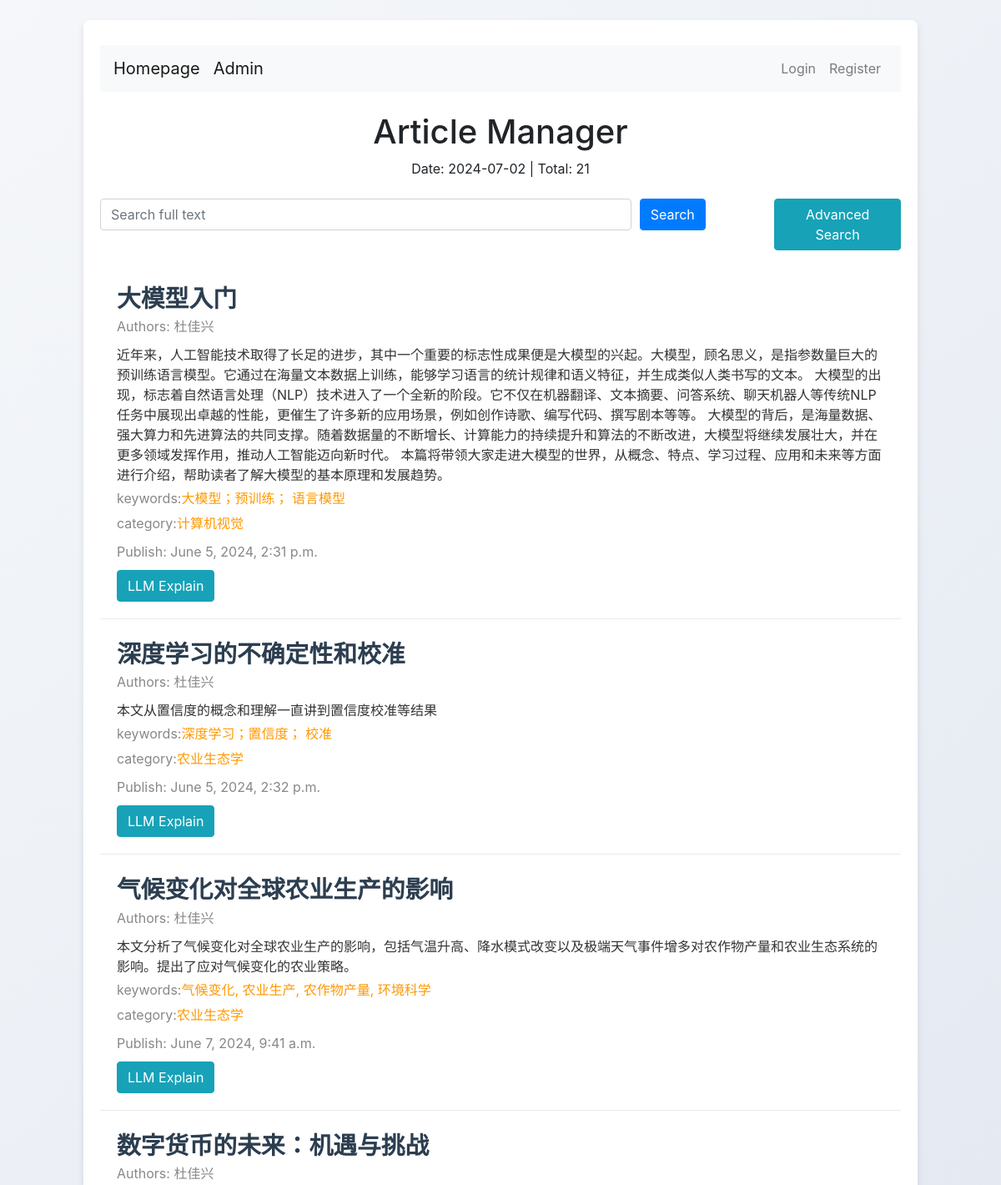
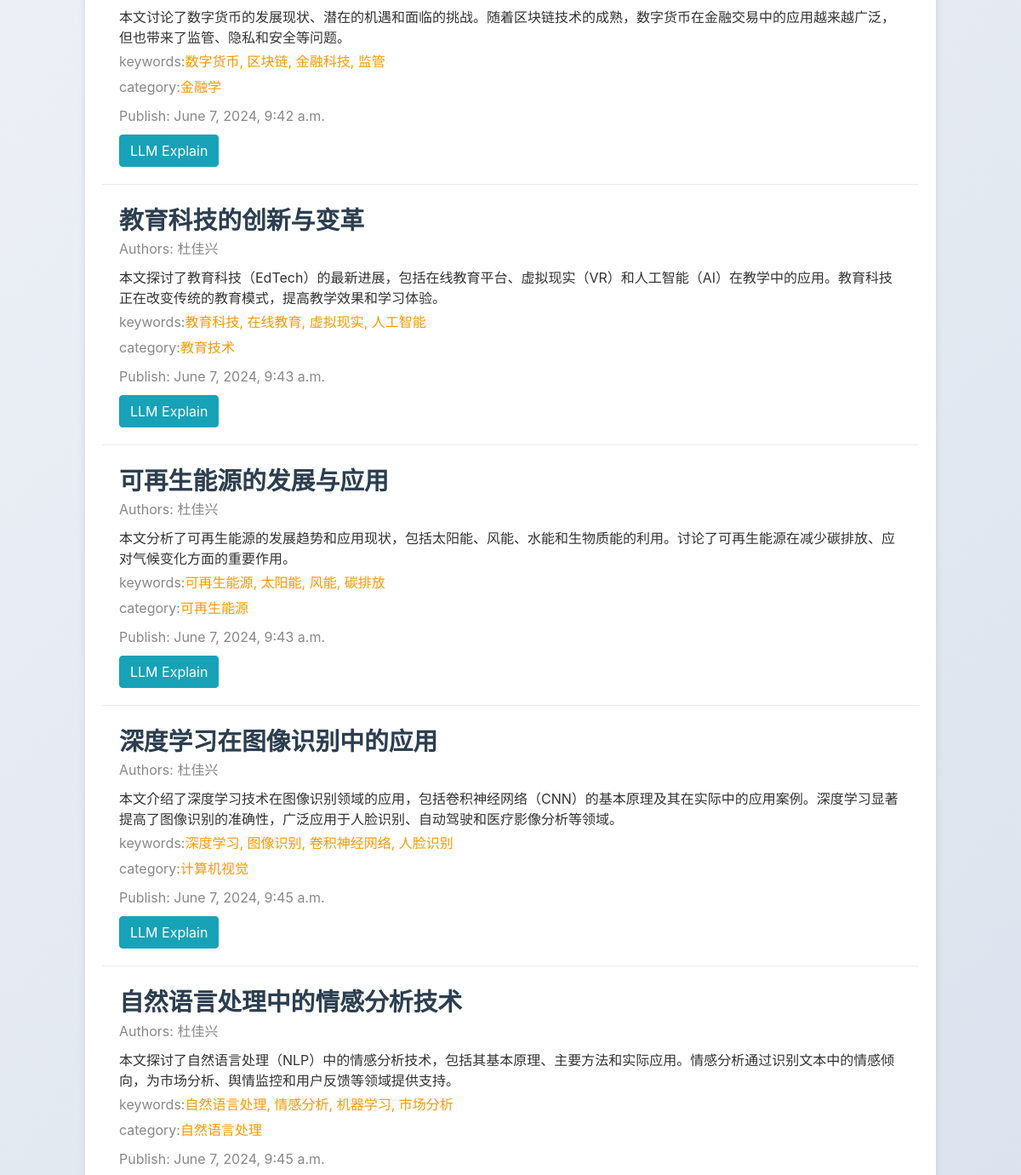
The page /search/ (upper part) on the database as committed earlier (2 pictures, top to bottom).
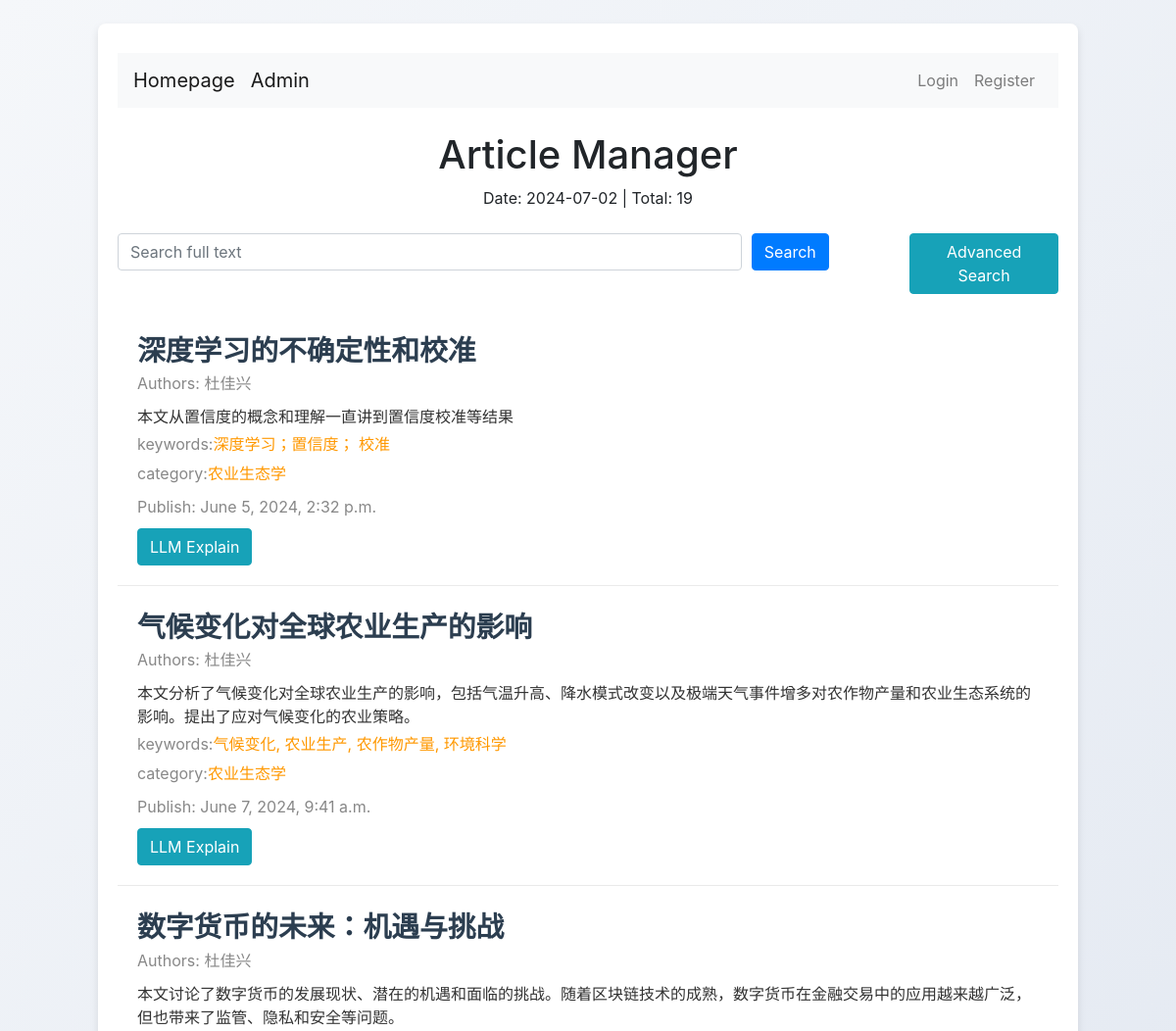
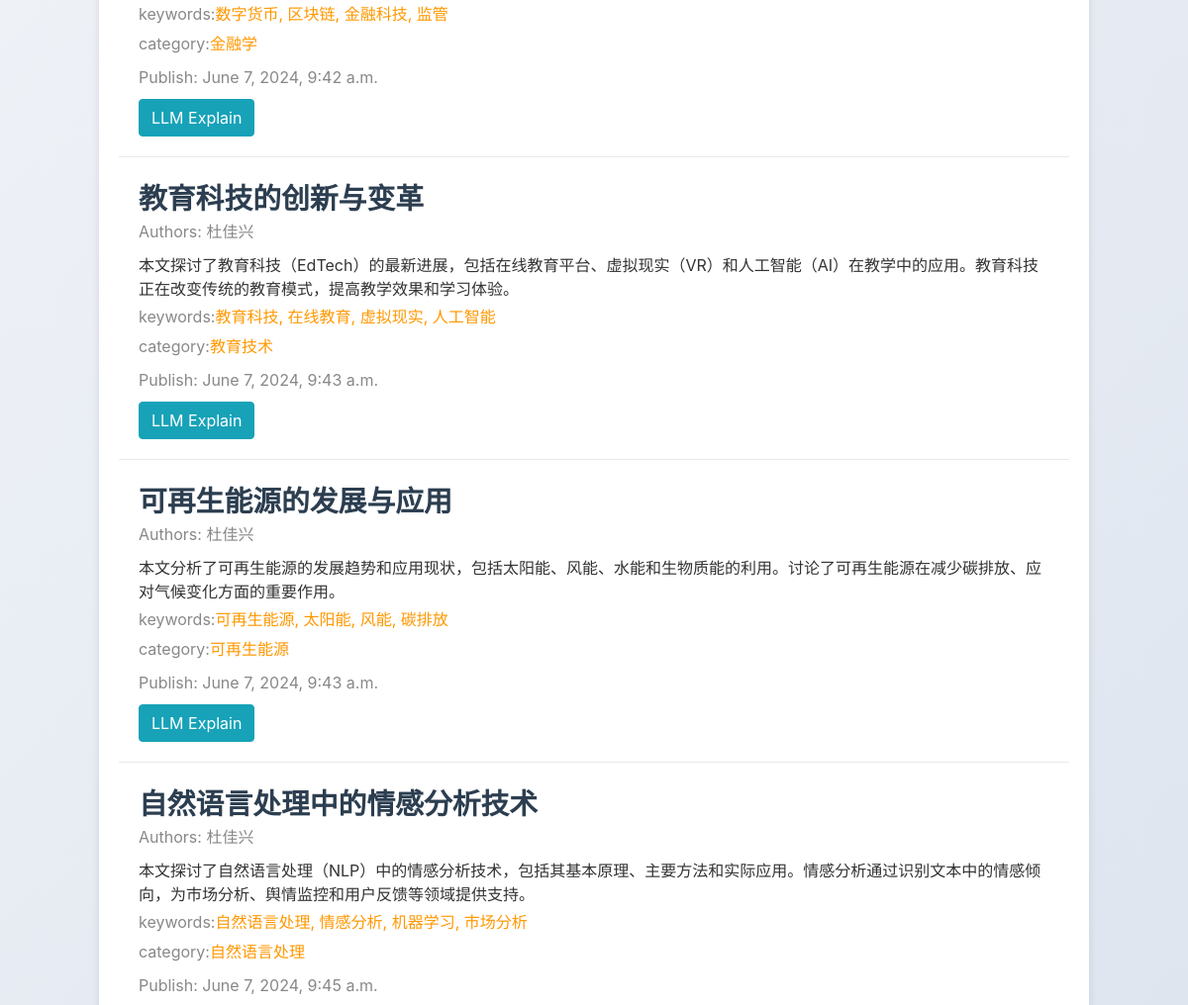
The same page on the database as committed later (2 pictures, top to bottom).
### app01/models.py (models this page shows, shortened)
class Article(models.Model):
    title = models.CharField(max_length=200)
    author = models.CharField(max_length=200)
    summary = models.TextField()
    keywords = models.CharField(max_length=200)
    publish_time = models.DateTimeField(auto_now_add=True)  # 自动设置为添加时的时间
    content = RichTextUploadingField()  # 使用带上传功能的 CKEditor
    category =  models.ForeignKey(Category, on_delete=models.CASCADE)
    is_shared = models.BooleanField(default=False)  # 新增字段，默认值为 False（非共享状态）

class Category(models.Model):
    name = models.CharField(max_length=100)
    level = models.IntegerField()
    parent = models.ForeignKey('self', on_delete=models.CASCADE,related_name='children',null=True, blank=True )
    def __str__(self):
        return self.name

### app01/views.py (the view)
# urls.py: path('search/', views.search, name='search'),
def search(request):
    query = request.GET.get('q', '')
    keyword = request.GET.get('keyword', '')
    title = request.GET.get('title', '')
    category = request.GET.get('category', '')
    category1 = Category.objects.filter(name=category)
    queryset = []
    for category in category1:
        if category.level !=3:
            category = Category.objects.filter(parent_id=category.id)
            queryset.extend(category)
    for category in queryset:
        if category.level !=3:
            category = Category.objects.filter(parent_id=category.id)
            queryset.extend(category)
    date = request.GET.get('date', '')
    current_date = datetime.date.today()
    current_date = current_date.strftime('%Y-%m-%d')
    q_objects = Q()
    if query:
        q_objects |= Q(content__icontains=query) | Q(title__icontains=query) | Q(category__name__icontains=query) \
                     | Q(author__icontains=query) | Q(keywords__icontains=query)
    if keyword:
        q_objects &= Q(keywords__icontains=keyword)
    if title:
        q_objects &= Q(title__icontains=title)
    if category:
        q_objects |= Q(category__name__icontains=category)
        if queryset:
            for category in queryset:
                q_objects |= Q(category__name__icontains=category)
    if date:
        q_objects &= Q(publish_time__date=date)
    articles = Article.objects.filter(q_objects)
    total_articles = 0
    for article in articles:
        if article.is_shared or article.author == request.user.username:
            total_articles += 1
    context = {
        'articles': articles,
        'current_date': current_date,
        'total_articles': total_articles,
    }
    return render(request, 'home.html', context)

### app01/templates/home.html (shortened to what this page needs)
<!DOCTYPE html>
<html lang="en">
<head>
    <link href="https://maxcdn.bootstrapcdn.com/bootstrap/4.5.2/css/bootstrap.min.css" rel="stylesheet">
    <link href="/static/css/home.css?version=1.0.2" rel="stylesheet">
</head>
<body>
<div class="container mt-4">
    <div class="top-buttons">
        <nav class="navbar navbar-expand-lg navbar-light bg-light">
            <a class="navbar-brand" href="{% url 'home' %}">Homepage</a>
            {% if user.is_authenticated %}
            {% else %}
            <a href="/admin/" class="navbar-brand">Admin</a>
            {% endif %}
            <div class="collapse navbar-collapse" id="navbarNav">
                <ul class="navbar-nav ml-auto">
                    {% if user.is_authenticated %}
                        <li class="nav-item">
                            <a class="nav-link" href="{% url 'personal' %}">Personal</a>
                        </li>
                        <li class="nav-item">
                            <a class="nav-link" href="{% url 'publish' %}">Publish</a>
                        </li>
                        <li class="nav-item">
                            <a class="nav-link" href="{% url 'logout' %}">Logout</a>
                        </li>
                    {% else %}
                        <li class="nav-item">
                            <a class="nav-link" href="{% url 'login' %}">Login</a>
                        </li>
                        <li class="nav-item">
                            <a class="nav-link" href="{% url 'register' %}">Register</a>
                        </li>
                    {% endif %}
                </ul>
            </div>
        </nav>
    </div>
    <div class="text-center my-4">
        <h1>Article Manager</h1>
        <p id="dateTotal">Date: {{ current_date }} | Total: {{ total_articles }}</p>
    </div>
    <form id="searchForm" method="GET" action="{% url 'search' %}">
        <div class="form-row">
            <div class="form-group col-md-8">
                <input type="text" class="form-control" name="q" placeholder="Search full text">
            </div>
            <div class="form-group col-md-2">
                <button type="submit" class="btn btn-primary">Search</button>
            </div>
            <div class="form-group col-md-2">
                <button class="btn btn-info" id="toggleAdvancedSearch" type="button">Advanced Search</button>
            </div>
        </div>
    </form>
    <div class="articles">
        {% for article in articles %}
            {% if article.is_shared or article.author == request.user.username %}
            <div class="article-card">
                <div class="article-title">
                    <a href="{% url 'article_detail' article.id %}">{{ article.title }}</a>
                </div>
                <div class="article-authors">
                    Authors: {{ article.author }}
                </div>
                <div class="article-summary">
                    {{ article.summary }}
                </div>
                <div class="keywords">
                    <p class="article-publish mt-2">keywords:</p>
                    <p class="article-keywords mt-2">{{ article.keywords }}</p>
                </div>
                 <div class="category">
                    <p class="article-publish mt-2">category:</p>
                    <p class="article-keywords mt-2">{{ article.category }}</p>
                </div>
                <div class="article-publish mt-2">
                    Publish: {{ article.publish_time }}
                </div>
                <div class="btn-action">
                    <button class="btn btn-info llm-explain-btn" data-article-id="{{ article.id }}">LLM Explain</button>
                </div>
            </div>
            {% endif %}
        {% endfor %}
    </div>
</div>
</body>
</html>

### app01/static/css/home.css (style rules this page uses)
body { background: linear-gradient(135deg, #f5f7fa, #c3cfe2); min-height: 100vh; display: flex; justify-content: center; align-items: center; }
.container { background: white; border-radius: 8px; box-shadow: 0 4px 8px rgba(0, 0, 0, 0.1); padding: 20px; max-width: 1000px; width: 100%; margin: 10px; }
.top-buttons { margin: 10px 0; text-align: center; }
.btn { transition: background-color 0.3s, transform 0.3s; }
.article-card { border-bottom: 1px solid #eaeaea; padding: 20px; }
.article-title { font-size: 1.8em; font-weight: bold; color: #2c3e50; }
.article-title a { text-decoration: none; color: inherit; }
.article-authors, .article-publish { color: #888; }
.article-keywords { color: #FF9800; }
.keywords { display: flex; margin-top: 0px; line-height: 1; font-weight: 400; padding-bottom: 0; padding-top: 0; height: 30px; }
.category { display: flex; margin-top: 0px; line-height: 1; padding-bottom: 0; padding-top: 0; height: 30px; }
.article-summary { margin-top: 10px; color: #333; }
.btn-action { margin-top: 10px; }

Rows that differ between the two databases and show on the page:
no longer on this page (row edited): Article: title "大模型入门", author "杜佳兴", summary "近年来，人工智能技术取得了长足的进步，其中一个重要的标志性成果便是大模型的兴起。大模型，顾名思义，是指参数量巨大的预训练语言模型。它通过在海量文本数据上训练，能够学习语言的统计规律和语义特征，并生成类似人类书写的文本。 大模型的出现，标志着自然语言处理（NLP）技术进入了一个全新的阶段。它不仅在机器翻译、文本摘要、问答系统、聊天机器人等传统NLP任务中展现出卓越的性能，更催生了许多新的应用场景，例如创作诗歌、编写代码、撰写剧本等等。 大模型的背后，是海量数据、强大算力和先进算法的共同支撑。随着数据量的不断增长、计算能力的持续提升和算法的不断改进，大模型将继续发展壮大，并在更多领域发挥作用，推动人工智能迈向新时代。 本篇将带领大家走进大模型的世界，从概念、特点、学习过程、应用和未来等方面进行介绍，帮助读者了解大模型的基本原理和发展趋势。", keywords "大模型；预训练； 语言模型", category "计算机视觉", publish_time "June 5, 2024, 2:31 p.m."
removed Article: title "深度学习在图像识别中的应用", author "杜佳兴", summary "本文介绍了深度学习技术在图像识别领域的应用，包括卷积神经网络（CNN）的基本原理及其在实际中的应用案例。深度学习显著提高了图像识别的准确性，广泛应用于人脸识别、自动驾驶和医疗影像分析等领域。", keywords "深度学习, 图像识别, 卷积神经网络, 人脸识别", category "计算机视觉", publish_time "June 7, 2024, 9:45 a.m."
Other text that changed with them:
{{ total_articles }}: "21" → "19"
